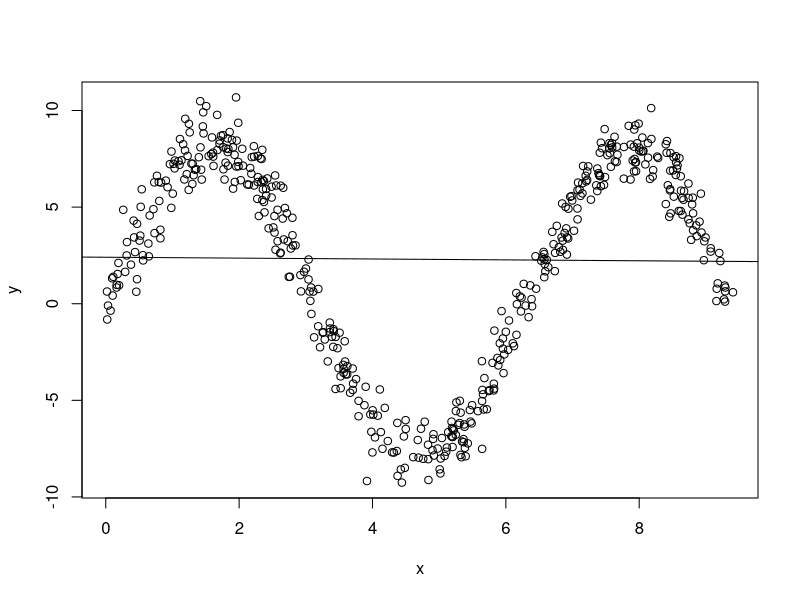

R code for this plot:
n = 500
x = runif(n, max=3 * pi)
y = 8 * sin(x) + rnorm(n)

mod = lm(y ~ x)

pdf('nonlinear.pdf', width = 5, height = 4)

plot(x, y)

# Fitted line
abline(mod)

dev.off()
